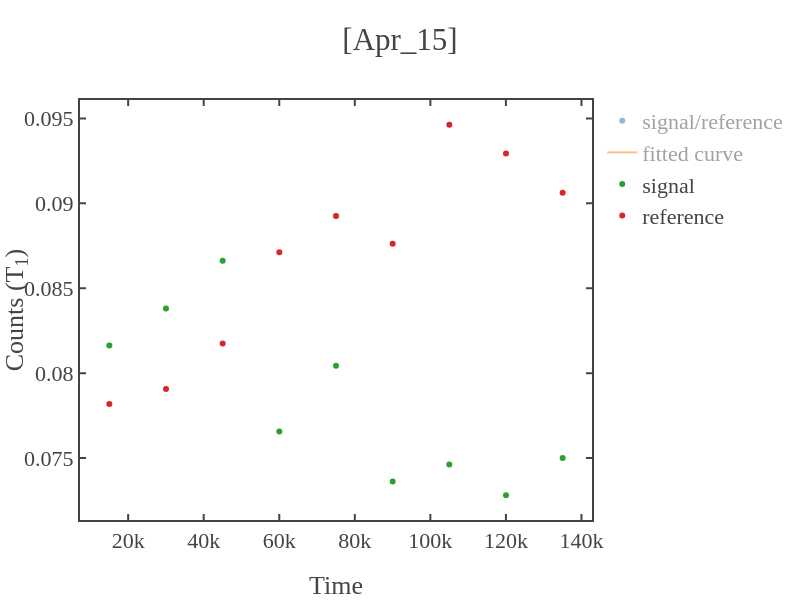

Source (notebook cell):
### Code cell
# loading the data 
load_data = dict(np.load(total_path))
time_axis,signal_photon,reference_samples,signal_samples = data_to_time_signal(load_data,samples,first=first_sig_ref)


x=time_axis[1:]
y=signal_photon[1:]
guess_parameters = np.array([0.7,1,100e3])  # input these paramters(serially) with your guess  
fitting_function = 'exp'   # y0+y_max*np.exp(-x/tau)
fitting_range = False   # for x-axis 

# fitting the data
x_fit,y_fit,coefficient,error_bars = fit_func(x,y,fit_range=fitting_range,func=fitting_function,guess_params=guess_parameters) 
if len(str(int(coefficient[2])))>7 or coefficient[2]<0:
    print('Fitted lifetime seems too long (more than 10ms) or negative.')
    print('If not expected for T1 exp, retry with increasing or decreasing the evolution time of the sequence.')
# plotting the data 
fig1 = simple_plot(x,y,show=False,x_name = "Time",y_name = "Counts (T<sub>1</sub>)",mode='markers',title=f'{date}',curve_name='signal/reference')
fig2 = simple_plot(x_fit,y_fit,show=False,x_name = "Time",y_name = "Counts (T<sub>1</sub>)",mode='lines',title=f'{date}',curve_name='fitted curve')
fig3 = simple_plot(x,signal_samples[1:],show=False,x_name = "Time",y_name = "Counts (T<sub>1</sub>)",mode='markers',title=f'{date}',curve_name='signal')
fig4 = simple_plot(x,reference_samples[1:],show=False,x_name = "Time",y_name = "Counts (T<sub>1</sub>)",mode='markers',title=f'{date}',curve_name='reference')

add_figures([fig1,fig2,fig3,fig4],show=True,x_name = "Time",y_name = "Counts (T<sub>1</sub>)",title=f'[{date}]')

### Figure 1 — Plotly figure (JSON) as saved in the notebook; plotly's stock layout.template omitted (floating-point values rounded to 4 significant figures)
{"data": [{"mode": "markers", "name": "signal/reference", "showlegend": true, "type": "scatter", "visible": "legendonly", "x": [15020, 30020, 45020, 60020, 75020, 90020, 105020, 120020, 135020], "y": [1.044, 1.06, 1.06, 0.8788, 0.9013, 0.8402, 0.7886, 0.7835, 0.8276]}, {"mode": "lines", "name": "fitted curve", "showlegend": true, "type": "scatter", "visible": "legendonly", "x": [15020, 30020, 45020, 60020, 75020, 90020, 105020, 120020, 135020], "y": [1.087, 1.028, 0.977, 0.9321, 0.8927, 0.8582, 0.828, 0.8016, 0.7785]}, {"mode": "markers", "name": "signal", "showlegend": true, "type": "scatter", "visible": true, "x": [15020, 30020, 45020, 60020, 75020, 90020, 105020, 120020, 135020], "y": [0.08163, 0.08381, 0.08662, 0.07656, 0.08044, 0.07362, 0.07462, 0.07281, 0.075]}, {"mode": "markers", "name": "reference", "showlegend": true, "type": "scatter", "visible": true, "x": [15020, 30020, 45020, 60020, 75020, 90020, 105020, 120020, 135020], "y": [0.07819, 0.07906, 0.08175, 0.08712, 0.08925, 0.08762, 0.09463, 0.09294, 0.09062]}], "layout": {"height": 600, "title": {"text": "[Apr_15]"}, "width": 800, "xaxis": {"autorange": true, "range": [7250.0, 142800.0], "title": {"text": "Time"}, "type": "linear"}, "yaxis": {"autorange": true, "range": [0.07136, 0.09608], "title": {"text": "Counts (T<sub>1</sub>)"}, "type": "linear"}}}
